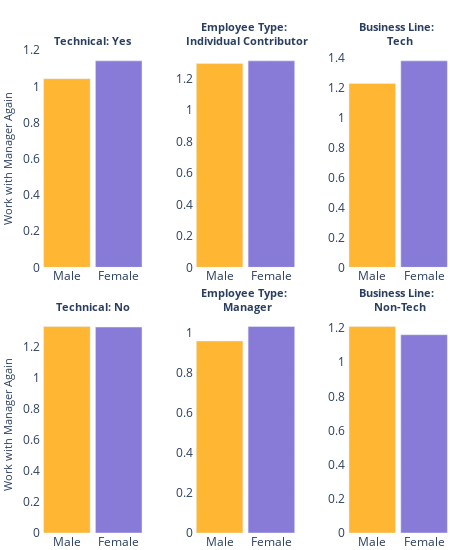

The code cell stored with this chart in its notebook:
### Code cell
fig = bar_plot('WorkManagerAgain', title_y='Work with Manager Again')

### Figure 1 — Plotly figure (JSON) as saved in the notebook; plotly's stock layout.template omitted (floating-point values rounded to 4 significant figures)
{"data": [{"marker": {"color": "orange"}, "name": "Male", "opacity": 0.8, "showlegend": false, "type": "bar", "x": ["Male"], "xaxis": "x", "y": [1.042], "yaxis": "y"}, {"marker": {"color": "slateblue"}, "name": "Female", "opacity": 0.8, "showlegend": false, "type": "bar", "x": ["Female"], "xaxis": "x", "y": [1.141], "yaxis": "y"}, {"marker": {"color": "orange"}, "name": "Male", "opacity": 0.8, "showlegend": false, "type": "bar", "x": ["Male"], "xaxis": "x4", "y": [1.328], "yaxis": "y4"}, {"marker": {"color": "slateblue"}, "name": "Female", "opacity": 0.8, "showlegend": false, "type": "bar", "x": ["Female"], "xaxis": "x4", "y": [1.325], "yaxis": "y4"}, {"marker": {"color": "orange"}, "name": "Male", "opacity": 0.8, "showlegend": false, "type": "bar", "x": ["Male"], "xaxis": "x2", "y": [1.295], "yaxis": "y2"}, {"marker": {"color": "slateblue"}, "name": "Female", "opacity": 0.8, "showlegend": false, "type": "bar", "x": ["Female"], "xaxis": "x2", "y": [1.312], "yaxis": "y2"}, {"marker": {"color": "orange"}, "name": "Male", "opacity": 0.8, "showlegend": false, "type": "bar", "x": ["Male"], "xaxis": "x5", "y": [0.9571], "yaxis": "y5"}, {"marker": {"color": "slateblue"}, "name": "Female", "opacity": 0.8, "showlegend": false, "type": "bar", "x": ["Female"], "xaxis": "x5", "y": [1.029], "yaxis": "y5"}, {"marker": {"color": "orange"}, "name": "Male", "opacity": 0.8, "showlegend": false, "type": "bar", "x": ["Male"], "xaxis": "x3", "y": [1.229], "yaxis": "y3"}, {"marker": {"color": "slateblue"}, "name": "Female", "opacity": 0.8, "showlegend": false, "type": "bar", "x": ["Female"], "xaxis": "x3", "y": [1.38], "yaxis": "y3"}, {"marker": {"color": "orange"}, "name": "Male", "opacity": 0.8, "showlegend": false, "type": "bar", "x": ["Male"], "xaxis": "x6", "y": [1.21], "yaxis": "y6"}, {"marker": {"color": "slateblue"}, "name": "Female", "opacity": 0.8, "showlegend": false, "type": "bar", "x": ["Female"], "xaxis": "x6", "y": [1.162], "yaxis": "y6"}], "layout": {"annotations": [{"font": {"size": 11}, "showarrow": false, "text": "<b>Technical: Yes</b>", "x": 0.1267, "xanchor": "center", "xref": "paper", "y": 1, "yanchor": "bottom", "yref": "paper"}, {"font": {"size": 11}, "showarrow": false, "text": "<b>Employee Type: <br> Individual Contributor</b>", "x": 0.5, "xanchor": "center", "xref": "paper", "y": 1, "yanchor": "bottom", "yref": "paper"}, {"font": {"size": 11}, "showarrow": false, "text": "<b>Business Line: <br> Tech</b>", "x": 0.8733, "xanchor": "center", "xref": "paper", "y": 1, "yanchor": "bottom", "yref": "paper"}, {"font": {"size": 11}, "showarrow": false, "text": "<b>Technical: No</b>", "x": 0.1267, "xanchor": "center", "xref": "paper", "y": 0.45, "yanchor": "bottom", "yref": "paper"}, {"font": {"size": 11}, "showarrow": false, "text": "<b>Employee Type: <br> Manager</b>", "x": 0.5, "xanchor": "center", "xref": "paper", "y": 0.45, "yanchor": "bottom", "yref": "paper"}, {"font": {"size": 11}, "showarrow": false, "text": "<b>Business Line: <br> Non-Tech</b>", "x": 0.8733, "xanchor": "center", "xref": "paper", "y": 0.45, "yanchor": "bottom", "yref": "paper"}], "bargap": 0.1, "barmode": "overlay", "height": 550, "margin": {"b": 0, "l": 0, "r": 0, "t": 50}, "plot_bgcolor": "rgba(0,0,0,0)", "showlegend": false, "width": 450, "xaxis": {"anchor": "y", "domain": [0, 0.2533], "gridcolor": "#EEEEEE", "gridwidth": 0.1, "nticks": 10, "showgrid": true, "title": {"font": {"size": 11}}}, "xaxis2": {"anchor": "y2", "domain": [0.3733, 0.6267], "gridcolor": "#EEEEEE", "gridwidth": 0.1, "nticks": 10, "showgrid": true, "title": {"font": {"size": 11}}}, "xaxis3": {"anchor": "y3", "domain": [0.7467, 1], "gridcolor": "#EEEEEE", "gridwidth": 0.1, "nticks": 10, "showgrid": true, "title": {"font": {"size": 11}}}, "xaxis4": {"anchor": "y4", "domain": [0, 0.2533], "gridcolor": "#EEEEEE", "gridwidth": 0.1, "nticks": 10, "showgrid": true, "title": {"font": {"size": 11}}}, "xaxis5": {"anchor": "y5", "domain": [0.3733, 0.6267], "gridcolor": "#EEEEEE", "gridwidth": 0.1, "nticks": 10, "showgrid": true, "title": {"font": {"size": 11}}}, "xaxis6": {"anchor": "y6", "domain": [0.7467, 1], "gridcolor": "#EEEEEE", "gridwidth": 0.1, "nticks": 10, "showgrid": true, "title": {"font": {"size": 11}}}, "yaxis": {"anchor": "x", "domain": [0.55, 1], "gridcolor": "#EEEEEE", "gridwidth": 0.1, "nticks": 10, "showgrid": true, "title": {"font": {"size": 11}, "text": "Work with Manager Again"}}, "yaxis2": {"anchor": "x2", "domain": [0.55, 1], "gridcolor": "#EEEEEE", "gridwidth": 0.1, "nticks": 10, "showgrid": true, "title": {"font": {"size": 11}}}, "yaxis3": {"anchor": "x3", "domain": [0.55, 1], "gridcolor": "#EEEEEE", "gridwidth": 0.1, "nticks": 10, "showgrid": true, "title": {"font": {"size": 11}}}, "yaxis4": {"anchor": "x4", "domain": [0, 0.45], "gridcolor": "#EEEEEE", "gridwidth": 0.1, "nticks": 10, "showgrid": true, "title": {"font": {"size": 11}, "text": "Work with Manager Again"}}, "yaxis5": {"anchor": "x5", "domain": [0, 0.45], "gridcolor": "#EEEEEE", "gridwidth": 0.1, "nticks": 10, "showgrid": true, "title": {"font": {"size": 11}}}, "yaxis6": {"anchor": "x6", "domain": [0, 0.45], "gridcolor": "#EEEEEE", "gridwidth": 0.1, "nticks": 10, "showgrid": true, "title": {"font": {"size": 11}}}}}
